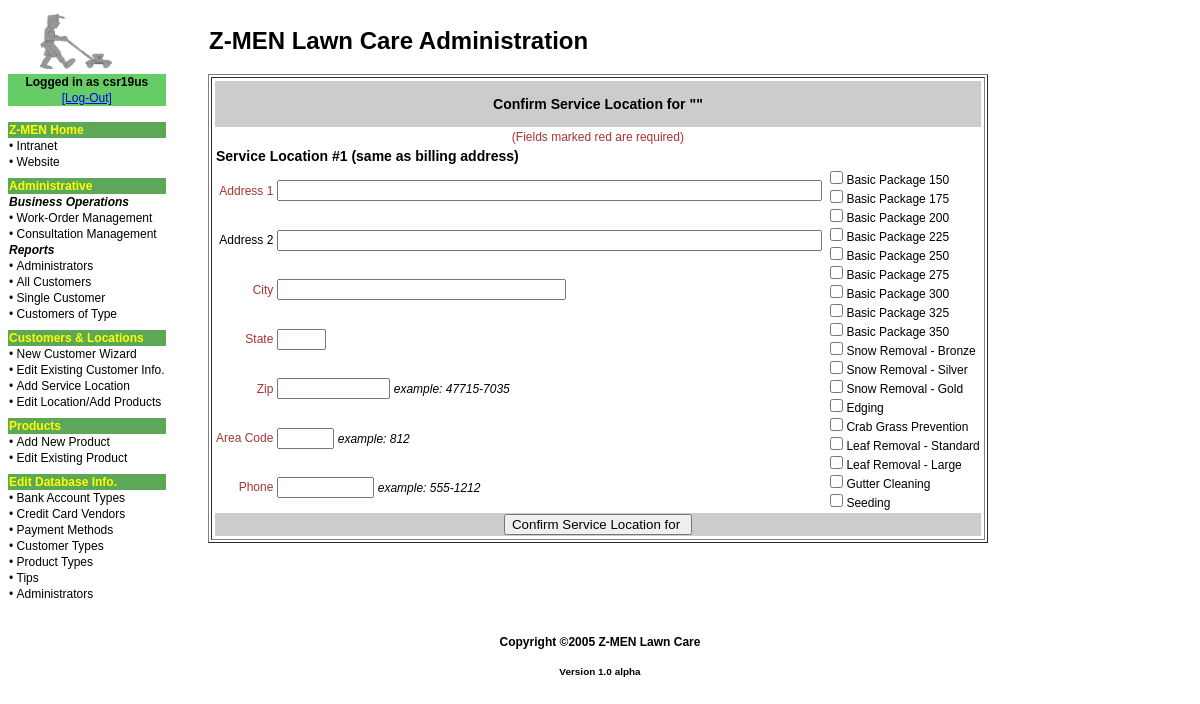
/site/adminroot/php/sa_add_form.php (signed in), run on the app's committed database.
### tables this page shows
CREATE TABLE `product` (
  `prod_id` mediumint(8) UNSIGNED NOT NULL AUTO_INCREMENT,
  `prod_name` varchar(64) DEFAULT NULL,
  `prod_desc` text,
  `prod_notes` text,
  `prod_unit_size` varchar(32) DEFAULT NULL,
  `prod_cost` float(8, 2) DEFAULT NULL,
  `prod_price` decimal(8, 2) DEFAULT NULL,
  `prod_price_d1` float(3, 2) DEFAULT NULL,
  `prod_price_d2` float(3, 2) DEFAULT NULL,
  `prod_is_promote` tinyint(1) UNSIGNED DEFAULT NULL,
  `prod_is_active` tinyint(1) UNSIGNED DEFAULT NULL,
  `prod_lastupd` timestamp NOT NULL DEFAULT CURRENT_TIMESTAMP ON UPDATE CURRENT_TIMESTAMP,
  `prod_created` datetime DEFAULT NULL,
  `prod_last_mod_by` varchar(16) DEFAULT NULL,
  `ptype_id` tinyint(3) UNSIGNED DEFAULT NULL,
  PRIMARY KEY (`prod_id`),
  KEY `product_ptype_id` TYPE BTREE (`ptype_id`),
  CONSTRAINT `FK_product_1` FOREIGN KEY (`ptype_id`) REFERENCES `prod_type` (`ptype_id`) ON DELETE
  SET
    NULL ON UPDATE CASCADE
);

### site/adminroot/php/sa_add_form.php (the view, shortened to what this page needs)
<?php
	require_once 'fns_display.php';
?>
<!DOCTYPE html PUBLIC "-//W3C//DTD XHTML 1.0 Transitional//EN" "http://www.w3.org/TR/xhtml1/DTD/xhtml1-transitional.dtd">
<html xmlns="http://www.w3.org/1999/xhtml">
<head>
</head>
<body>
<table width="100%" border="0" align="center" cellpadding="0" cellspacing="0">
	<tr>
		<td width="200" valign="top"><?php disp_adminmenu(); ?></td>
		<td valign="top" align="left">
			<form action="sa_add.php" method="post" name="add_service_address">
			<table border="1"><tr><td>
			 <table border="0">
	<?php
	if ($_SESSION['sa_flag'] == 0) {
		$i = 1;
		echo '
			<tr bgcolor="#CCCCCC"><td colspan="3" align="center"><h3>Confirm Service Location for "'.$_SESSION['cust_name'].'"</h3></td></tr>
			<tr><td colspan="3" align="center"><span class="required">(Fields marked red are required)</span></td></tr>
			<tr><td colspan="3" align="left" class="sec_header">Service Location #'.$i.' (same as billing address)</td>
			<tr>
				<td align="right" class="required">Address 1</td>
				<td align="left"><input type="text" name="sa_address1_loc'.$i.'" maxlength="64" size="65" value="'.$_SESSION['cust_address1'].'" /></td>
				<td align="left" valign="top" rowspan="7">
		';
					$db = mysqli_connect('localhost','zmen_webuser','password','zmendev');
					$result = $db->query('SELECT prod_id, prod_name FROM product');
					for ($j=0; $j<$result->num_rows; $j++) {
						$row = $result->fetch_assoc();
						echo '<input type="checkbox" name="prodloc'.$i.'[]" value="'.$row['prod_id'].'" />'.$row['prod_name'].'<br />';
					}
		echo '
				</td>
			</tr>
			<tr>
				<td align="right">Address 2</td>
				<td align="left"><input type="text" name="sa_address2_loc'.$i.'" maxlength="64" size="65" value="'.$_SESSION['cust_address2'].'" /></td>
			</tr>
			<tr>
				<td align="right" class="required">City</td>
				<td align="left"><input type="text" name="sa_city_loc'.$i.'" maxlength="32" size="33" value="'.$_SESSION['cust_city'].'" /></td>
			</tr>
			<tr>
				<td align="right" class="required">State</td>
				<td align="left"><input type="text" name="sa_state_loc'.$i.'" maxlength="2" size="3" value="'.$_SESSION['cust_state'].'" /></td>
			</tr>
			<tr>
				<td align="right" class="required">Zip</td>
				<td align="left"><input type="text" name="sa_zip_loc'.$i.'" maxlength="10" size="11" value="'.$_SESSION['cust_zip'].'" /><span class="example">&nbsp;example: 47715-7035</span></td>
			</tr>
			<tr>
				<td align="right" class="required">Area Code</td>
				<td align="left"><input type="text" name="sa_area_code_loc'.$i.'" maxlength="3" size="4" value="'.$_SESSION['derived_area_code'].'" /><span class="example">&nbsp;example: 812</span></td>
			</tr>
			<tr>
				<td align="right" class="required">Phone</td>
				<td align="left"><input type="text" name="sa_phone_loc'.$i.'" maxlength="8" size="9" value="'.$_SESSION['derived_phone_num'].'" /><span class="example">&nbsp;example: 555-1212</span></td>
			</tr>
			<tr bgcolor="#CCCCCC">
				<td colspan="3" align="center"><input name="submit" type="submit" value="Confirm Service Location for '.$_SESSION['cust_name'].'" onmousedown="validate()" /></td>
			</tr>
		';
	}
	?>
			 </td></tr></table>
			</table>
<br />
</body>
</html>

### site/adminroot/css/admin.css (style rules this page uses)
body { font-family: Arial, Helvetica, sans-serif; font-size:12px; }
.required { color: #AA3333; }
.example { font-style: italic; }
.sec_header { font-style: normal; font-weight: bold; font-size: 14px; }

### data on the page
product: prod_name "Basic Package 150"
product: prod_name "Basic Package 175"
product: prod_name "Basic Package 200"
product: prod_name "Basic Package 225"
product: prod_name "Basic Package 250"
product: prod_name "Basic Package 275"
product: prod_name "Basic Package 300"
product: prod_name "Basic Package 325"
product: prod_name "Basic Package 350"
product: prod_name "Snow Removal - Bronze"
product: prod_name "Snow Removal - Silver"
product: prod_name "Snow Removal - Gold"
product: prod_name "Edging"
product: prod_name "Crab Grass Prevention"
product: prod_name "Leaf Removal - Standard"
product: prod_name "Leaf Removal - Large"
product: prod_name "Gutter Cleaning"
product: prod_name "Seeding"

### other printed values
$_SESSION['admin_user'] "csr19us"
$i "1"
